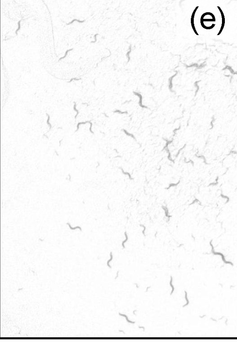
#> input picture test_image_1.png, 237 x 343 px
$ python test_classic_cv.py ../test_image_1.png
#> lines starting #> are read from the running program, lines starting #| are printed output that depends on the picture; after the words box and inside, x2 and y2 are one past the last pixel; in counts of white or black regions, pixels touching at a corner belong together
#!/usr/bin/env python3
"""
Classic CV Worm Detector
========================
Attempts to detect worms using standard image processing techniques
(Adaptive Thresholding + Morphology) instead of Deep Learning.

This simulates "Background Subtraction" concepts for static images
by attempting to separate foreground (worms) from background (agar)
based on contrast/intensity.
"""

import cv2
import numpy as np
import matplotlib.pyplot as plt
import sys

def detect_classic_cv(image_path):
#> called with image_path = '../test_image_1.png'
    print(f"Processing {image_path} with Classic CV...")

    # 1. Load Image
    img = cv2.imread(image_path)
#> img is the input picture: shape (343, 237, 3); min 0, max 255, mean 247.6
    if img is None:
        print(f"Error loading {image_path}")
        return

    # 2. Convert to Grayscale
    gray = cv2.cvtColor(img, cv2.COLOR_BGR2GRAY)

    # 3. Blurring to reduce noise (agar texture)
    blurred = cv2.GaussianBlur(gray, (7, 7), 0)
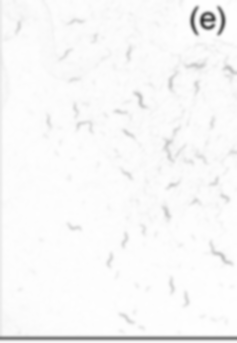
#> blurred: shape (343, 237); min 51, max 254, mean 247.7

    # 4. Adaptive Thresholding
    # This acts like a local background subtraction
    thresh = cv2.adaptiveThreshold(
        blurred, 255,
        cv2.ADAPTIVE_THRESH_GAUSSIAN_C,
        cv2.THRESH_BINARY_INV, # Invert so worms are white
        blockSize=25, # Area to look at for local threshold
        C=10 # Constant subtracted from mean (sensitivity)
    )
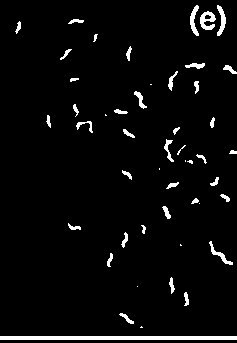
#> thresh: shape (343, 237); 3.9% white; 49 white regions (10 under 20 px), largest, box (x1, y1, x2, y2) and area: (0, 336, 237, 340) 948, (200, 11, 216, 30) 180, (217, 5, 226, 36) 141

    # 5. Morphological Operations (Clean up)
    kernel = np.ones((3,3), np.uint8)

    # Open: Remove small noise
    opening = cv2.morphologyEx(thresh, cv2.MORPH_OPEN, kernel, iterations=1)
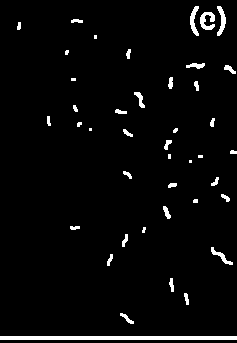
#> opening: shape (343, 237); 3.4% white; 42 white regions (10 under 20 px), largest, box (x1, y1, x2, y2) and area: (0, 336, 237, 340) 948, (200, 12, 215, 30) 168, (217, 6, 226, 36) 139

    # Close: Connect broken parts of worms
    closing = cv2.morphologyEx(opening, cv2.MORPH_CLOSE, kernel, iterations=2)
#> closing: shape (343, 237); 3.5% white; 42 white regions (10 under 20 px)

    # 6. Find Contours
    contours, _ = cv2.findContours(closing, cv2.RETR_EXTERNAL, cv2.CHAIN_APPROX_SIMPLE)
#> contours = 42 contours, 15 with area under 20; largest, box (x1, y1, x2, y2) and area: (0, 336, 237, 340) 708, (200, 12, 215, 30) 212, (217, 6, 226, 36) 112, (190, 6, 199, 36) 112, (211, 247, 233, 265) 79

    # 7. Filter Contours (Size/Shape analysis)
    min_area = 100  # Minimum pixel area to be a worm
    max_area = 5000 # Max area (avoid full dish borders etc)

    worm_contours = []
    for cnt in contours:
        area = cv2.contourArea(cnt)
        if min_area < area < max_area:
            worm_contours.append(cnt)
#> this loop made 42 passes
#> area on passes 2, 3, 4, 5, 6, 7, 9, 10, 12, 13, 14, 15: 40, 27, 31, 26, 79, 30, 23, 42, 27, 24, 25, 25
#> (cnt, area) on pass 1: ([[0, 336], [0, 339], [236, 339], [236, 336]], 708)
#> after the loop, worm_contours = 4 contours; box (x1, y1, x2, y2) and area: (0, 336, 237, 340) 708, (200, 12, 215, 30) 212, (217, 6, 226, 36) 112, (190, 6, 199, 36) 112

    print(f"Classic CV found {len(worm_contours)} potential candidates.")
#| Classic CV found 4 potential candidates.

    # 8. Visualize
    result = img.copy()
    cv2.drawContours(result, worm_contours, -1, (0, 0, 255), 2)
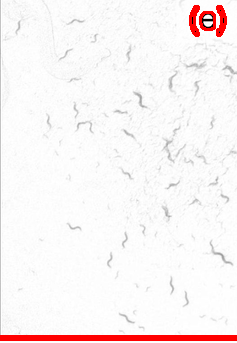
#> result: shape (343, 237, 3); 2.51% of pixels changed, all inside (x1, y1, x2, y2) = (0, 5, 237, 341)

    # Plot steps for comparison
    fig, axes = plt.subplots(1, 4, figsize=(20, 5))

    axes[0].imshow(cv2.cvtColor(img, cv2.COLOR_BGR2RGB))
    axes[0].set_title("Original")
    axes[0].axis('off')

    axes[1].imshow(thresh, cmap='gray')
    axes[1].set_title("Adaptive Threshold")
    axes[1].axis('off')

    axes[2].imshow(closing, cmap='gray')
    axes[2].set_title("Morphed (Noise Removed)")
    axes[2].axis('off')

    axes[3].imshow(cv2.cvtColor(result, cv2.COLOR_BGR2RGB))
    axes[3].set_title(f"Result ({len(worm_contours)} found)")
    axes[3].axis('off')

    output_path = f"classic_cv_result_{os.path.basename(image_path)}"
    plt.savefig(output_path, bbox_inches='tight')
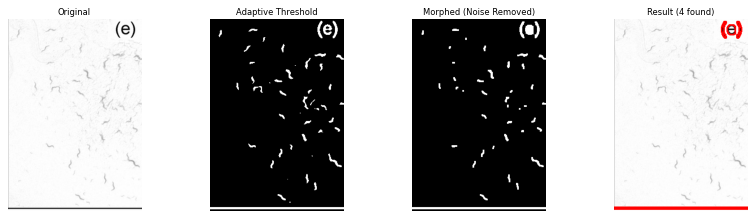
#> figure drawn by matplotlib, 4 panels
    print(f"Comparison saved to {output_path}")

if __name__ == "__main__":
    import os
    if len(sys.argv) > 1:
        detect_classic_cv(sys.argv[1])
    else:
        print("Usage: python3 test_classic_cv.py <image_path>")
